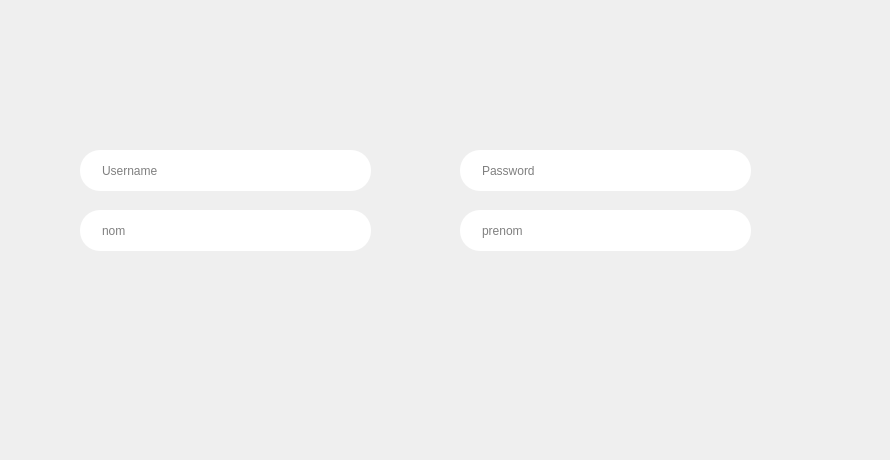
      <widget class="QWidget" name="page_17">
       <widget class="QStackedWidget" name="winStack_2">
        <property name="geometry">
         <rect>
          <x>-30</x>
          <y>-10</y>
          <width>881</width>
          <height>451</height>
         </rect>
        </property>
        <property name="currentIndex">
         <number>0</number>
        </property>
        <widget class="QWidget" name="page_18">
         <widget class="QLineEdit" name="prenomsign_3">
          <property name="geometry">
           <rect>
            <x>490</x>
            <y>220</y>
            <width>291</width>
            <height>41</height>
           </rect>
          </property>
          <property name="palette">
           <palette>
            <active>
             <colorrole role="WindowText">
              <brush brushstyle="SolidPattern">
               <color alpha="255">
                <red>0</red>
                <green>0</green>
                <blue>0</blue>
               </color>
              </brush>
             </colorrole>
             <colorrole role="Button">
              <brush brushstyle="SolidPattern">
               <color alpha="255">
                <red>51</red>
                <green>51</green>
                <blue>51</blue>
               </color>
              </brush>
             </colorrole>
             <colorrole role="Text">
              <brush brushstyle="SolidPattern">
               <color alpha="255">
                <red>0</red>
                <green>0</green>
                <blue>0</blue>
               </color>
              </brush>
             </colorrole>
             <colorrole role="ButtonText">
              <brush brushstyle="SolidPattern">
               <color alpha="255">
                <red>0</red>
                <green>0</green>
                <blue>0</blue>
               </color>
              </brush>
             </colorrole>
             <colorrole role="Base">
              <brush brushstyle="SolidPattern">
               <color alpha="255">
                <red>51</red>
                <green>51</green>
                <blue>51</blue>
               </color>
              </brush>
             </colorrole>
             <colorrole role="Window">
              <brush brushstyle="SolidPattern">
               <color alpha="255">
                <red>51</red>
                <green>51</green>
                <blue>51</blue>
               </color>
              </brush>
             </colorrole>
             <colorrole role="PlaceholderText">
              <brush brushstyle="NoBrush">
               <color alpha="128">
                <red>0</red>
                <green>0</green>
                <blue>0</blue>
               </color>
              </brush>
             </colorrole>
            </active>
            <inactive>
             <colorrole role="WindowText">
              <brush brushstyle="SolidPattern">
               <color alpha="255">
                <red>0</red>
                <green>0</green>
                <blue>0</blue>
               </color>
              </brush>
             </colorrole>
             <colorrole role="Button">
              <brush brushstyle="SolidPattern">
               <color alpha="255">
                <red>51</red>
                <green>51</green>
                <blue>51</blue>
               </color>
              </brush>
             </colorrole>
             <colorrole role="Text">
              <brush brushstyle="SolidPattern">
               <color alpha="255">
                <red>0</red>
                <green>0</green>
                <blue>0</blue>
               </color>
              </brush>
             </colorrole>
             <colorrole role="ButtonText">
              <brush brushstyle="SolidPattern">
               <color alpha="255">
                <red>0</red>
                <green>0</green>
                <blue>0</blue>
               </color>
              </brush>
             </colorrole>
             <colorrole role="Base">
              <brush brushstyle="SolidPattern">
               <color alpha="255">
                <red>51</red>
                <green>51</green>
                <blue>51</blue>
               </color>
              </brush>
             </colorrole>
             <colorrole role="Window">
              <brush brushstyle="SolidPattern">
               <color alpha="255">
                <red>51</red>
                <green>51</green>
                <blue>51</blue>
               </color>
              </brush>
             </colorrole>
             <colorrole role="PlaceholderText">
              <brush brushstyle="NoBrush">
               <color alpha="128">
                <red>0</red>
                <green>0</green>
                <blue>0</blue>
               </color>
              </brush>
             </colorrole>
            </inactive>
            <disabled>
             <colorrole role="WindowText">
              <brush brushstyle="SolidPattern">
               <color alpha="255">
                <red>0</red>
                <green>0</green>
                <blue>0</blue>
               </color>
              </brush>
             </colorrole>
             <colorrole role="Button">
              <brush brushstyle="SolidPattern">
               <color alpha="255">
                <red>51</red>
                <green>51</green>
                <blue>51</blue>
               </color>
              </brush>
             </colorrole>
             <colorrole role="Text">
              <brush brushstyle="SolidPattern">
               <color alpha="255">
                <red>0</red>
                <green>0</green>
                <blue>0</blue>
               </color>
              </brush>
             </colorrole>
             <colorrole role="ButtonText">
              <brush brushstyle="SolidPattern">
               <color alpha="255">
                <red>0</red>
                <green>0</green>
                <blue>0</blue>
               </color>
              </brush>
             </colorrole>
             <colorrole role="Base">
              <brush brushstyle="SolidPattern">
               <color alpha="255">
                <red>51</red>
                <green>51</green>
                <blue>51</blue>
               </color>
              </brush>
             </colorrole>
             <colorrole role="Window">
              <brush brushstyle="SolidPattern">
               <color alpha="255">
                <red>51</red>
                <green>51</green>
                <blue>51</blue>
               </color>
              </brush>
             </colorrole>
             <colorrole role="PlaceholderText">
              <brush brushstyle="NoBrush">
               <color alpha="128">
                <red>0</red>
                <green>0</green>
                <blue>0</blue>
               </color>
              </brush>
             </colorrole>
            </disabled>
           </palette>
          </property>
          <property name="font">
           <font>
            <kerning>true</kerning>
           </font>
          </property>
          <property name="layoutDirection">
           <enum>Qt::LeftToRight</enum>
          </property>
          <property name="styleSheet">
           <string notr="true">padding-left: 20px;
padding-right: 20px;
border-radius: 20px;
color: rgb(0, 0, 0);</string>
          </property>
          <property name="inputMethodHints">
           <set>Qt::ImhNone</set>
          </property>
          <property name="inputMask">
           <string/>
          </property>
          <property name="text">
           <string/>
          </property>
          <property name="frame">
           <bool>false</bool>
          </property>
          <property name="cursorPosition">
           <number>0</number>
          </property>
          <property name="placeholderText">
           <string>prenom</string>
          </property>
         </widget>
         <widget class="QLineEdit" name="usernamesign_3">
          <property name="geometry">
           <rect>
            <x>110</x>
            <y>160</y>
            <width>291</width>
            <height>41</height>
           </rect>
          </property>
          <property name="palette">
           <palette>
            <active>
             <colorrole role="WindowText">
              <brush brushstyle="SolidPattern">
               <color alpha="255">
                <red>0</red>
                <green>0</green>
                <blue>0</blue>
               </color>
              </brush>
             </colorrole>
             <colorrole role="Button">
              <brush brushstyle="SolidPattern">
               <color alpha="255">
                <red>51</red>
                <green>51</green>
                <blue>51</blue>
               </color>
              </brush>
             </colorrole>
             <colorrole role="Text">
              <brush brushstyle="SolidPattern">
               <color alpha="255">
                <red>0</red>
                <green>0</green>
                <blue>0</blue>
               </color>
              </brush>
             </colorrole>
             <colorrole role="ButtonText">
              <brush brushstyle="SolidPattern">
               <color alpha="255">
                <red>0</red>
                <green>0</green>
                <blue>0</blue>
               </color>
              </brush>
             </colorrole>
             <colorrole role="Base">
              <brush brushstyle="SolidPattern">
               <color alpha="255">
                <red>51</red>
                <green>51</green>
                <blue>51</blue>
               </color>
              </brush>
             </colorrole>
             <colorrole role="Window">
              <brush brushstyle="SolidPattern">
               <color alpha="255">
                <red>51</red>
                <green>51</green>
                <blue>51</blue>
               </color>
              </brush>
             </colorrole>
             <colorrole role="PlaceholderText">
              <brush brushstyle="NoBrush">
               <color alpha="128">
                <red>0</red>
                <green>0</green>
                <blue>0</blue>
               </color>
              </brush>
             </colorrole>
            </active>
            <inactive>
             <colorrole role="WindowText">
              <brush brushstyle="SolidPattern">
               <color alpha="255">
                <red>0</red>
                <green>0</green>
                <blue>0</blue>
               </color>
              </brush>
             </colorrole>
             <colorrole role="Button">
              <brush brushstyle="SolidPattern">
               <color alpha="255">
                <red>51</red>
                <green>51</green>
                <blue>51</blue>
               </color>
              </brush>
             </colorrole>
             <colorrole role="Text">
              <brush brushstyle="SolidPattern">
               <color alpha="255">
                <red>0</red>
                <green>0</green>
                <blue>0</blue>
               </color>
              </brush>
             </colorrole>
             <colorrole role="ButtonText">
              <brush brushstyle="SolidPattern">
               <color alpha="255">
                <red>0</red>
                <green>0</green>
                <blue>0</blue>
               </color>
              </brush>
             </colorrole>
             <colorrole role="Base">
              <brush brushstyle="SolidPattern">
               <color alpha="255">
                <red>51</red>
                <green>51</green>
                <blue>51</blue>
               </color>
              </brush>
             </colorrole>
             <colorrole role="Window">
              <brush brushstyle="SolidPattern">
               <color alpha="255">
                <red>51</red>
                <green>51</green>
                <blue>51</blue>
               </color>
              </brush>
             </colorrole>
             <colorrole role="PlaceholderText">
              <brush brushstyle="NoBrush">
               <color alpha="128">
                <red>0</red>
                <green>0</green>
                <blue>0</blue>
               </color>
              </brush>
             </colorrole>
            </inactive>
            <disabled>
             <colorrole role="WindowText">
              <brush brushstyle="SolidPattern">
               <color alpha="255">
                <red>0</red>
                <green>0</green>
                <blue>0</blue>
               </color>
              </brush>
             </colorrole>
             <colorrole role="Button">
              <brush brushstyle="SolidPattern">
               <color alpha="255">
                <red>51</red>
                <green>51</green>
                <blue>51</blue>
               </color>
              </brush>
             </colorrole>
             <colorrole role="Text">
              <brush brushstyle="SolidPattern">
               <color alpha="255">
                <red>0</red>
                <green>0</green>
                <blue>0</blue>
               </color>
              </brush>
             </colorrole>
             <colorrole role="ButtonText">
              <brush brushstyle="SolidPattern">
               <color alpha="255">
                <red>0</red>
                <green>0</green>
                <blue>0</blue>
               </color>
              </brush>
             </colorrole>
             <colorrole role="Base">
              <brush brushstyle="SolidPattern">
               <color alpha="255">
                <red>51</red>
                <green>51</green>
                <blue>51</blue>
               </color>
              </brush>
             </colorrole>
             <colorrole role="Window">
              <brush brushstyle="SolidPattern">
               <color alpha="255">
                <red>51</red>
                <green>51</green>
                <blue>51</blue>
               </color>
              </brush>
             </colorrole>
             <colorrole role="PlaceholderText">
              <brush brushstyle="NoBrush">
               <color alpha="128">
                <red>0</red>
                <green>0</green>
                <blue>0</blue>
               </color>
              </brush>
             </colorrole>
            </disabled>
           </palette>
          </property>
          <property name="font">
           <font>
            <kerning>true</kerning>
           </font>
          </property>
          <property name="layoutDirection">
           <enum>Qt::LeftToRight</enum>
          </property>
          <property name="styleSheet">
           <string notr="true">padding-left: 20px;
padding-right: 20px;
border-radius: 20px;
color: rgb(0, 0, 0);</string>
          </property>
          <property name="text">
           <string/>
          </property>
          <property name="frame">
           <bool>false</bool>
          </property>
          <property name="cursorPosition">
           <number>0</number>
          </property>
          <property name="placeholderText">
           <string>Username</string>
          </property>
         </widget>
         <widget class="QLineEdit" name="motpasse_3">
          <property name="geometry">
           <rect>
            <x>490</x>
            <y>160</y>
            <width>291</width>
            <height>41</height>
           </rect>
          </property>
          <property name="palette">
           <palette>
            <active>
             <colorrole role="WindowText">
              <brush brushstyle="SolidPattern">
               <color alpha="255">
                <red>0</red>
                <green>0</green>
                <blue>0</blue>
               </color>
              </brush>
             </colorrole>
             <colorrole role="Button">
              <brush brushstyle="SolidPattern">
               <color alpha="255">
                <red>51</red>
                <green>51</green>
                <blue>51</blue>
               </color>
              </brush>
             </colorrole>
             <colorrole role="Text">
              <brush brushstyle="SolidPattern">
               <color alpha="255">
                <red>0</red>
                <green>0</green>
                <blue>0</blue>
               </color>
              </brush>
             </colorrole>
             <colorrole role="ButtonText">
              <brush brushstyle="SolidPattern">
               <color alpha="255">
                <red>0</red>
                <green>0</green>
                <blue>0</blue>
               </color>
              </brush>
             </colorrole>
             <colorrole role="Base">
              <brush brushstyle="SolidPattern">
               <color alpha="255">
                <red>51</red>
                <green>51</green>
                <blue>51</blue>
               </color>
              </brush>
             </colorrole>
             <colorrole role="Window">
              <brush brushstyle="SolidPattern">
               <color alpha="255">
                <red>51</red>
                <green>51</green>
                <blue>51</blue>
               </color>
              </brush>
             </colorrole>
             <colorrole role="PlaceholderText">
              <brush brushstyle="NoBrush">
               <color alpha="128">
                <red>0</red>
                <green>0</green>
                <blue>0</blue>
               </color>
              </brush>
             </colorrole>
            </active>
            <inactive>
             <colorrole role="WindowText">
              <brush brushstyle="SolidPattern">
               <color alpha="255">
                <red>0</red>
                <green>0</green>
                <blue>0</blue>
               </color>
              </brush>
             </colorrole>
             <colorrole role="Button">
              <brush brushstyle="SolidPattern">
               <color alpha="255">
                <red>51</red>
                <green>51</green>
                <blue>51</blue>
               </color>
              </brush>
             </colorrole>
             <colorrole role="Text">
              <brush brushstyle="SolidPattern">
               <color alpha="255">
                <red>0</red>
                <green>0</green>
                <blue>0</blue>
               </color>
              </brush>
             </colorrole>
             <colorrole role="ButtonText">
              <brush brushstyle="SolidPattern">
               <color alpha="255">
                <red>0</red>
                <green>0</green>
                <blue>0</blue>
               </color>
              </brush>
             </colorrole>
             <colorrole role="Base">
              <brush brushstyle="SolidPattern">
               <color alpha="255">
                <red>51</red>
                <green>51</green>
                <blue>51</blue>
               </color>
              </brush>
             </colorrole>
             <colorrole role="Window">
              <brush brushstyle="SolidPattern">
               <color alpha="255">
                <red>51</red>
                <green>51</green>
                <blue>51</blue>
               </color>
              </brush>
             </colorrole>
             <colorrole role="PlaceholderText">
              <brush brushstyle="NoBrush">
               <color alpha="128">
                <red>0</red>
                <green>0</green>
                <blue>0</blue>
               </color>
              </brush>
             </colorrole>
            </inactive>
            <disabled>
             <colorrole role="WindowText">
              <brush brushstyle="SolidPattern">
               <color alpha="255">
                <red>0</red>
                <green>0</green>
                <blue>0</blue>
               </color>
              </brush>
             </colorrole>
             <colorrole role="Button">
              <brush brushstyle="SolidPattern">
               <color alpha="255">
                <red>51</red>
                <green>51</green>
                <blue>51</blue>
               </color>
              </brush>
             </colorrole>
             <colorrole role="Text">
              <brush brushstyle="SolidPattern">
               <color alpha="255">
                <red>0</red>
                <green>0</green>
                <blue>0</blue>
               </color>
              </brush>
             </colorrole>
             <colorrole role="ButtonText">
              <brush brushstyle="SolidPattern">
               <color alpha="255">
                <red>0</red>
                <green>0</green>
                <blue>0</blue>
               </color>
              </brush>
             </colorrole>
             <colorrole role="Base">
              <brush brushstyle="SolidPattern">
               <color alpha="255">
                <red>51</red>
                <green>51</green>
                <blue>51</blue>
               </color>
              </brush>
             </colorrole>
             <colorrole role="Window">
              <brush brushstyle="SolidPattern">
               <color alpha="255">
                <red>51</red>
                <green>51</green>
                <blue>51</blue>
               </color>
              </brush>
             </colorrole>
             <colorrole role="PlaceholderText">
              <brush brushstyle="NoBrush">
               <color alpha="128">
                <red>0</red>
                <green>0</green>
                <blue>0</blue>
               </color>
              </brush>
             </colorrole>
            </disabled>
           </palette>
          </property>
          <property name="font">
           <font>
            <kerning>true</kerning>
           </font>
          </property>
          <property name="layoutDirection">
           <enum>Qt::LeftToRight</enum>
          </property>
          <property name="styleSheet">
           <string notr="true">padding-left: 20px;
padding-right: 20px;
border-radius: 20px;
color: rgb(0, 0, 0);</string>
          </property>
          <property name="inputMethodHints">
           <set>Qt::ImhNone</set>
          </property>
          <property name="inputMask">
           <string/>
          </property>
          <property name="text">
           <string/>
          </property>
          <property name="frame">
           <bool>false</bool>
          </property>
          <property name="cursorPosition">
           <number>0</number>
          </property>
          <property name="placeholderText">
           <string>Password</string>
          </property>
         </widget>
         <widget class="QPushButton" name="completeRegButton_3">
          <property name="geometry">
           <rect>
            <x>630</x>
            <y>280</y>
            <width>171</width>
            <height>21</height>
           </rect>
          </property>
          <property name="styleSheet">
           <string notr="true">background-color: transparent;
background: none;
border-image: url(:/done.png);
border: none;
background-repeat: none;
</string>
          </property>
          <property name="text">
           <string/>
          </property>
         </widget>
         <widget class="QPushButton" name="backButton_3">
          <property name="geometry">
           <rect>
            <x>100</x>
            <y>280</y>
            <width>101</width>
            <height>21</height>
           </rect>
          </property>
          <property name="styleSheet">
           <string notr="true">background-color: transparent;
border-image: url(:/return.png);
background: none;
border: none;
background-repeat: none;
</string>
          </property>
          <property name="text">
           <string/>
          </property>
         </widget>
         <widget class="QLineEdit" name="nomsign_3">
          <property name="geometry">
           <rect>
            <x>110</x>
            <y>220</y>
            <width>291</width>
            <height>41</height>
           </rect>
          </property>
          <property name="palette">
           <palette>
            <active>
             <colorrole role="WindowText">
              <brush brushstyle="SolidPattern">
               <color alpha="255">
                <red>0</red>
                <green>0</green>
                <blue>0</blue>
               </color>
              </brush>
             </colorrole>
             <colorrole role="Button">
              <brush brushstyle="SolidPattern">
               <color alpha="255">
                <red>51</red>
                <green>51</green>
                <blue>51</blue>
               </color>
              </brush>
             </colorrole>
             <colorrole role="Text">
              <brush brushstyle="SolidPattern">
               <color alpha="255">
                <red>0</red>
                <green>0</green>
                <blue>0</blue>
               </color>
              </brush>
             </colorrole>
             <colorrole role="ButtonText">
              <brush brushstyle="SolidPattern">
               <color alpha="255">
                <red>0</red>
                <green>0</green>
                <blue>0</blue>
               </color>
              </brush>
             </colorrole>
             <colorrole role="Base">
              <brush brushstyle="SolidPattern">
               <color alpha="255">
                <red>51</red>
                <green>51</green>
                <blue>51</blue>
               </color>
              </brush>
             </colorrole>
             <colorrole role="Window">
              <brush brushstyle="SolidPattern">
               <color alpha="255">
                <red>51</red>
                <green>51</green>
                <blue>51</blue>
               </color>
              </brush>
             </colorrole>
             <colorrole role="PlaceholderText">
              <brush brushstyle="NoBrush">
               <color alpha="128">
                <red>0</red>
                <green>0</green>
                <blue>0</blue>
               </color>
              </brush>
             </colorrole>
            </active>
            <inactive>
             <colorrole role="WindowText">
              <brush brushstyle="SolidPattern">
               <color alpha="255">
                <red>0</red>
                <green>0</green>
                <blue>0</blue>
               </color>
              </brush>
             </colorrole>
             <colorrole role="Button">
              <brush brushstyle="SolidPattern">
               <color alpha="255">
                <red>51</red>
                <green>51</green>
                <blue>51</blue>
               </color>
              </brush>
             </colorrole>
             <colorrole role="Text">
              <brush brushstyle="SolidPattern">
               <color alpha="255">
                <red>0</red>
                <green>0</green>
                <blue>0</blue>
               </color>
              </brush>
             </colorrole>
             <colorrole role="ButtonText">
              <brush brushstyle="SolidPattern">
               <color alpha="255">
                <red>0</red>
                <green>0</green>
                <blue>0</blue>
               </color>
              </brush>
             </colorrole>
             <colorrole role="Base">
              <brush brushstyle="SolidPattern">
               <color alpha="255">
                <red>51</red>
                <green>51</green>
                <blue>51</blue>
               </color>
              </brush>
             </colorrole>
             <colorrole role="Window">
              <brush brushstyle="SolidPattern">
               <color alpha="255">
                <red>51</red>
                <green>51</green>
                <blue>51</blue>
               </color>
              </brush>
             </colorrole>
             <colorrole role="PlaceholderText">
              <brush brushstyle="NoBrush">
               <color alpha="128">
                <red>0</red>
                <green>0</green>
                <blue>0</blue>
               </color>
              </brush>
             </colorrole>
            </inactive>
            <disabled>
             <colorrole role="WindowText">
              <brush brushstyle="SolidPattern">
               <color alpha="255">
                <red>0</red>
                <green>0</green>
                <blue>0</blue>
               </color>
              </brush>
             </colorrole>
             <colorrole role="Button">
              <brush brushstyle="SolidPattern">
               <color alpha="255">
                <red>51</red>
                <green>51</green>
                <blue>51</blue>
               </color>
              </brush>
             </colorrole>
             <colorrole role="Text">
              <brush brushstyle="SolidPattern">
               <color alpha="255">
                <red>0</red>
                <green>0</green>
                <blue>0</blue>
               </color>
              </brush>
             </colorrole>
             <colorrole role="ButtonText">
              <brush brushstyle="SolidPattern">
               <color alpha="255">
                <red>0</red>
                <green>0</green>
                <blue>0</blue>
               </color>
              </brush>
             </colorrole>
             <colorrole role="Base">
              <brush brushstyle="SolidPattern">
               <color alpha="255">
                <red>51</red>
                <green>51</green>
                <blue>51</blue>
               </color>
              </brush>
             </colorrole>
             <colorrole role="Window">
              <brush brushstyle="SolidPattern">
               <color alpha="255">
                <red>51</red>
                <green>51</green>
                <blue>51</blue>
               </color>
              </brush>
             </colorrole>
             <colorrole role="PlaceholderText">
              <brush brushstyle="NoBrush">
               <color alpha="128">
                <red>0</red>
                <green>0</green>
                <blue>0</blue>
               </color>
              </brush>
             </colorrole>
            </disabled>
           </palette>
          </property>
          <property name="font">
           <font>
            <kerning>true</kerning>
           </font>
          </property>
          <property name="layoutDirection">
           <enum>Qt::LeftToRight</enum>
          </property>
          <property name="styleSheet">
           <string notr="true">padding-left: 20px;
padding-right: 20px;
border-radius: 20px;
color: rgb(0, 0, 0);</string>
          </property>
          <property name="inputMethodHints">
           <set>Qt::ImhNone</set>
          </property>
          <property name="inputMask">
           <string/>
          </property>
          <property name="text">
           <string/>
          </property>
          <property name="frame">
           <bool>false</bool>
          </property>
          <property name="cursorPosition">
           <number>0</number>
          </property>
          <property name="placeholderText">
           <string>nom</string>
          </property>
         </widget>
         <widget class="QLabel" name="label_128">
          <property name="geometry">
           <rect>
            <x>-20</x>
            <y>-20</y>
            <width>931</width>
            <height>461</height>
           </rect>
          </property>
          <property name="text">
           <string/>
          </property>
          <property name="pixmap">
           <pixmap>:/12.png</pixmap>
          </property>
         </widget>
         <widget class="QLabel" name="label_129">
          <property name="geometry">
           <rect>
            <x>380</x>
            <y>40</y>
            <width>171</width>
            <height>121</height>
           </rect>
          </property>
          <property name="text">
           <string/>
          </property>
          <property name="pixmap">
           <pixmap>../../r-01.png</pixmap>
          </property>
         </widget>
        </widget>
       </widget>
      </widget>
